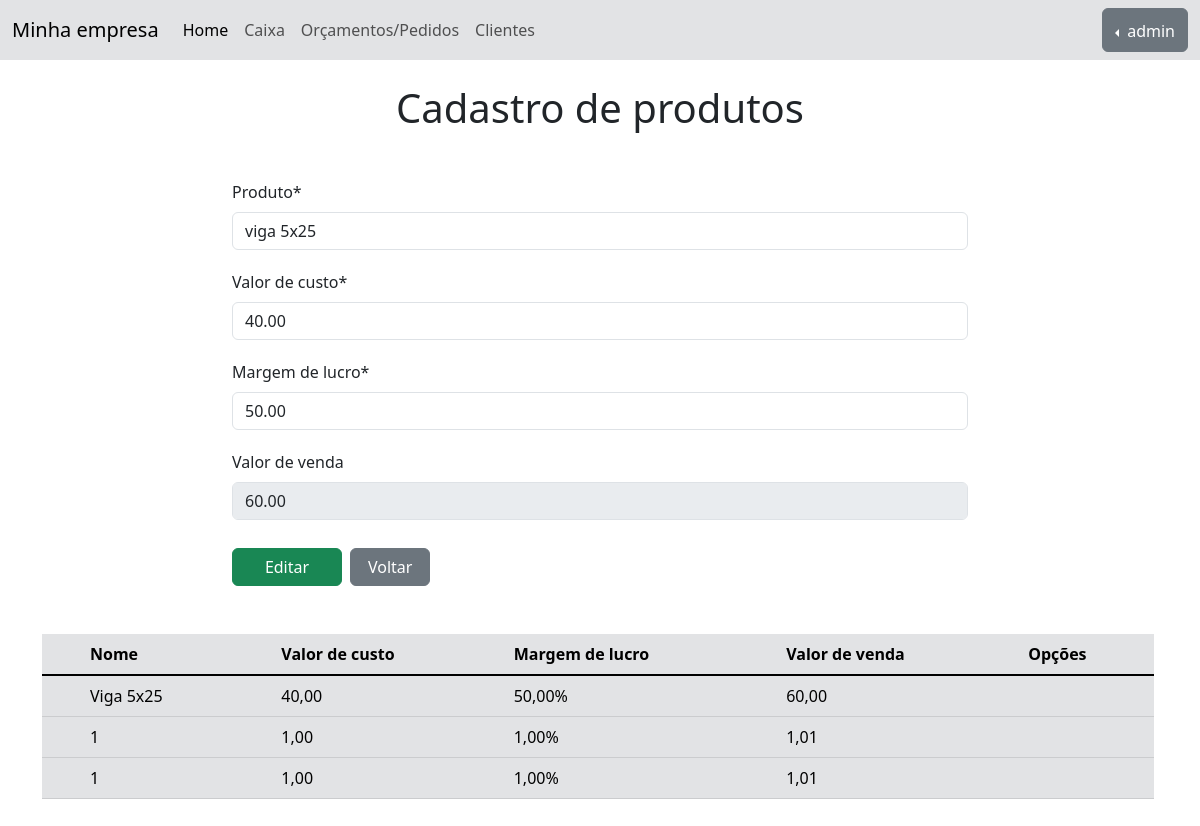
The page /produtos/update_produto/20 (signed in) on the database its author committed.
### produtos/models.py (models this page shows, shortened)
class Produto(models.Model):
    nome = models.CharField(max_length=100, verbose_name='Produto')
    valorCusto = models.DecimalField(max_digits=10, decimal_places=2, verbose_name='Valor de custo')
    margemCusto = models.DecimalField(max_digits=5, decimal_places=2, verbose_name='Margem de lucro')
    valorVenda = models.DecimalField(max_digits=10, decimal_places=2, blank=True, null=True, verbose_name='Valor de venda')

### produtos/views.py (the view)
# urls.py: path('update_produto/<int:pk>', ProdutoUpdate.as_view(), name='update_produto'),
class ProdutoUpdate(LoginRequiredMixin, UpdateView, ListView):
    model = Produto
    form_class = EditProdutoForm
    template_name = 'tabela_produtos.html'
    success_url = reverse_lazy('tabela_produtos')
    def get_context_data(self, **kwargs):
        context = super().get_context_data(**kwargs)
        context['txtBotao'] = 'Editar'
        return context

### produtos/forms.py
class EditProdutoForm(forms.ModelForm):
    class Meta:
        model = Produto
        fields = ['nome', 'valorCusto', 'margemCusto', 'valorVenda']
        widgets = {
            'valorVenda': forms.TextInput(attrs={'disabled': 'true'}),
        }

### produtos/templates/tabela_produtos.html (shortened to what this page needs)
{% extends 'bases/base.html' %} {% load static %} {% load crispy_forms_tags %} {% block 'head' %} {% endblock %} {% block 'buttons' %}
<div class="collapse navbar-collapse" id="navbarNav">
    <ul class="navbar-nav">
        <li class="nav-item">
            <a class="nav-link active" aria-current="page" href="{% url 'home' %}">Home</a>
        </li>
        <li class="nav-item">
            <a class="nav-link" href="#">Caixa</a>
        </li>
        <li class="nav-item">
            <a class="nav-link" href="#">Orçamentos/Pedidos</a>
        </li>
        <li class="nav-item">
            <a class="nav-link" href="{% url 'cadastrar_cliente' %}">Clientes</a>
        </li>
    </ul>
</div>
{% endblock %} {% block 'body' %}
<div class="container pb-5">
    <div class="row">
        <div class="col-sm-9 col-md-8 m-auto">
            <div class="display-6  text-center mb-5 mt-4">Cadastro de produtos</div>
            <form action="" method="POST">
                {% csrf_token %} {{ form|crispy }}
                <button class="btn btn-success mt-2 mb-5" type="submit" style="width: 110px;">{{ txtBotao }}</button> {% if txtBotao == 'Editar' %}
                <a href="{% url 'tabela_produtos' %}">
                    <button class="btn btn-secondary mt-2 mb-5 ms-1" type="button" style="width: 80px;">Voltar</button>
                </a>
                {% endif %}
            </form>
        </div>
    </div>
    <div class="row">
        <div class="table-responsive scrollbar pe-3">
            <table class="table table-secondary">
                <thead>
                    <tr>
                        <th class="ps-lg-5 ps-md-4">Nome</th>
                        <th>Valor de custo</th>
                        <th>Margem de lucro</th>
                        <th>Valor de venda</th>
                        <th>Opções</th>
                    </tr>
                </thead>
                <tbody class="table-group-divider">
                    {% for produto in object_list %}
                    <tr>
                        <td class="ps-lg-5 ps-md-4">{{ produto.nome | title }}</td>
                        <td>{{ produto.valorCusto }}</td>
                        <td>{{ produto.margemCusto }}%</td>
                        <td>{{ produto.valorVenda }}</td>
                        <td>
                        </td>
                    </tr>
                    {% empty %}
                    <tr>
                        <td colspan="5">Nenhum campo registrado</td>
                    </tr>
                    {% endfor %}
                </tbody>
            </table>
        </div>
    </div>
</div>
{% endblock %}

### templates/bases/base.html (shortened to what this page needs)
{% load static %}
<!DOCTYPE html>
<html lang="pt-BR">
<head>
    <link href="{% static 'geral/css/base.css' %}" rel="stylesheet">
    <link href="https://cdn.jsdelivr.net/npm/bootstrap@5.3.0/dist/css/bootstrap.min.css" rel="stylesheet">
</head>
<body>
    <nav class="navbar navbar-expand-lg bg-secondary-subtle">
        <div class="container-fluid">
            <a class="navbar-brand" href="{% url 'home' %}">Minha empresa</a>
             {% block 'buttons' %} {% endblock %}
        </div>
        {% block 'perfil' %}
        <div id="desktop-profile" class="container-fluid justify-content-end">
            <div class="btn-group dropstart">
                <button type="button" class="btn btn-secondary dropdown-toggle" data-bs-toggle="dropdown" aria-expanded="false">
              {{ request.user }}
            </button>
            </div>
        </div>
        {% endblock %}
    </nav>
    {% block 'body' %}{% endblock %}
</body>
</html>

### templates/static/geral/css/base.css (style rules this page uses)
* { margin: 0; padding: 0; }
a, button { text-decoration: none !important; }
input { margin-bottom: 20px !important; }
.scrollbar { overflow-y: scroll; height: 170px; }

### rows shown on the page
Produto: nome "viga 5x25", valorCusto "40.00", margemCusto "50.00", valorVenda "60.00", nome "Viga 5x25", valorCusto "40,00", margemCusto "50,00", valorVenda "60,00"
Produto: nome "1", valorCusto "1,00", margemCusto "1,00", valorVenda "1,01"
Produto: nome "1", valorCusto "1,00", margemCusto "1,00", valorVenda "1,01"

### other values the page prints
{{ request.user }} "admin"
{{ txtBotao }} "Editar"
